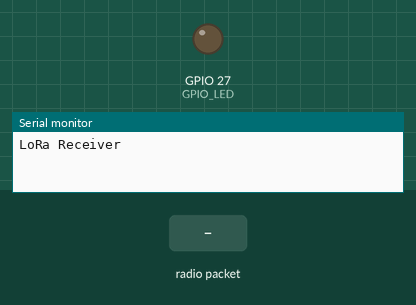
Simulated run of this sketch. Board: ESP32. Shown: output pins drawn as LEDs (lit = HIGH), the last lines printed to the serial monitor. Inputs (shaded band) come from the test bench. No radio packets arrive unless stated.

Above: at 1.2 s.
1.3 s: radio packet "1" arrives
At 2.5 s:
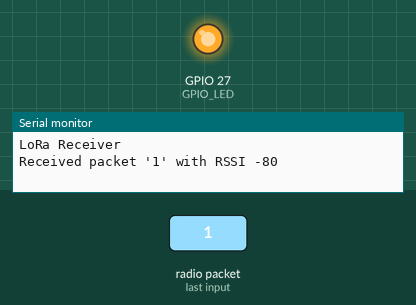
2.8 s: radio packet "0" arrives
At 3.9 s:
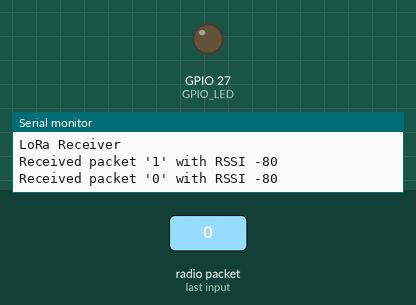
4.3 s: radio packet "2" arrives
At 5.0 s:
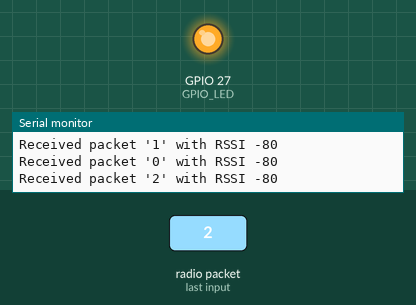
Timing chart, 0 to 7.3 s (numbered marks = the images above; inputs shaded):
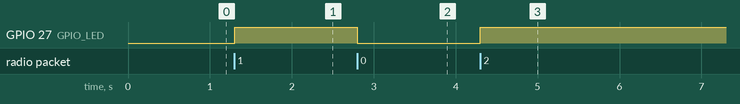

Measured:
- after the input at 1.3 s, GPIO 27 (GPIO_LED): LOW → HIGH at once
- after the input at 2.8 s, GPIO 27 (GPIO_LED): HIGH → LOW at once
- after the input at 4.3 s, GPIO 27 (GPIO_LED): LOW → HIGH at once

The sketch:

LoRaReceiver.ino
```cpp
/*
  Check the new incoming messages, and print via serialin 115200 baud rate.

  by Aaron.Lee from HelTec AutoMation, ChengDu, China
  成都惠利特自动化科技有限公司
  www.heltec.cn

  this project also realess in GitHub:
  https://github.com/Heltec-Aaron-Lee/WiFi_Kit_series
*/

#include <SPI.h>
#include <LoRa.h>

// Pin definetion of WIFI LoRa 32
//#define SCK     5    // GPIO5  -- SX1278's SCK
//#define MISO    19   // GPIO19 -- SX1278's MISO
//#define MOSI    27   // GPIO27 -- SX1278's MOSI
//#define SS      18   // GPIO18 -- SX1278's CS
//#define RST     14   // GPIO14 -- SX1278's RESET
//#define DI0     26   // GPIO26 -- SX1278's IRQ(Interrupt Request)

#define SCK       14   // GPIO14  -- SX127x's SCK
#define MISO      13   // GPIO13 -- SX127x's MISO
#define MOSI      12   // GPIO12 -- SX127x's MOSI
#define SS        15   // GPIO15 -- SX127x's CS
#define RST       32   // GPIO32 -- SX127x's RESET
#define DI0       18   // GPIO26 -- SX127x's IRQ(Interrupt Request)

#define BAND    433E6  //you can set band here directly,e.g. 868E6,915E6
#define PABOOST true

#define GPIO_LED  27

bool ledOn;

void setup()
{
    pinMode( GPIO_LED, OUTPUT );
    ledOn = false;
    digitalWrite( GPIO_LED, ledOn );

    Serial.begin( 115200 );
    while ( !Serial ); //test this program,you must connect this board to a computer
    Serial.println( "LoRa Receiver" );
    SPI.begin( SCK, MISO, MOSI, SS );
    LoRa.setPins( SS, RST, DI0 );

    if ( !LoRa.begin( BAND,PABOOST ) )
    {
        Serial.println( "Starting LoRa failed!" );
        while(1);
    }
}

void loop()
{
    // try to parse packet
    int packetSize = LoRa.parsePacket();
    if (packetSize)
    {
        ledOn = !ledOn;
        digitalWrite( GPIO_LED, ledOn );

        // received a packet
        Serial.print("Received packet '");
        // read packet
        while (LoRa.available())
        {
            Serial.print((char)LoRa.read());
        }

        // print RSSI of packet
        Serial.print("' with RSSI ");
        Serial.println(LoRa.packetRssi());
    }
}
```
